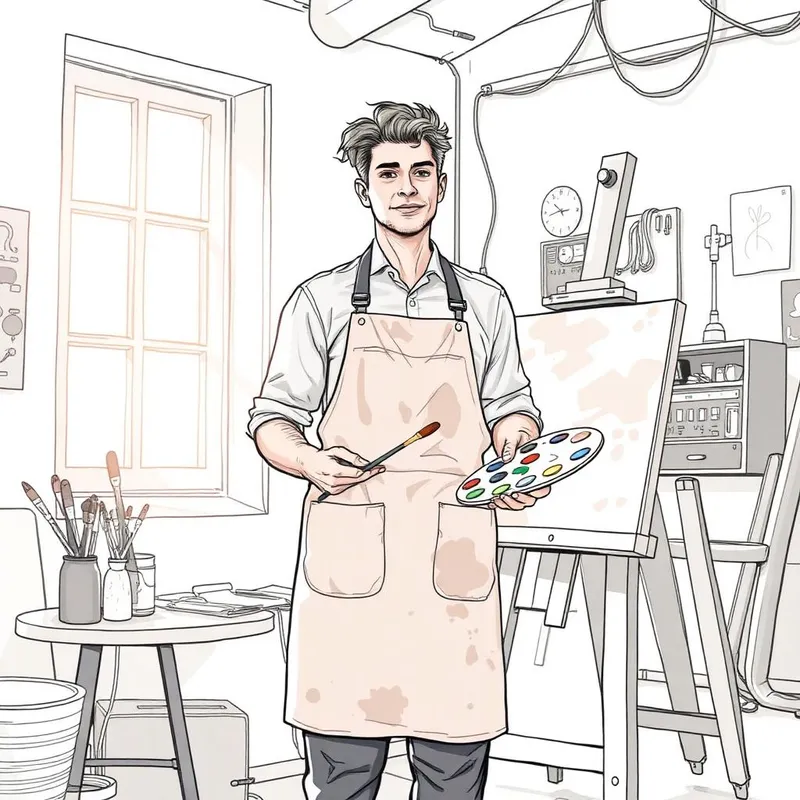
#> input picture attached_assets/IMG_0691_1766880050020.webp, 800 x 800 px
$ python -i extract_tokens.py   (imports and definitions only)   (older library calls are emulated)
#> lines starting #> are read from the running program, lines starting #| are printed output that depends on the picture
#> further down, picture is the input picture: shape (800, 800, 3); mean B, G, R 221.9, 224.8, 228.4
#!/usr/bin/env python3
"""
Lightweight Design Token Extraction
W3C DTCG 2025.10 - Heuristic / CV-based
------------------------------------

Goals:
- Near-realtime (CPU only)
- Deterministic + explainable
- Suitable for Replit / serverless
- Produces design-token-ready primitives

Dependencies:
- opencv-python-headless
- numpy
- scipy
- coloraide

This file intentionally avoids:
- Deep learning
- Heavy OCR
- GPU dependencies
"""

import sys
import json
import base64
import time
import cv2
import numpy as np
from scipy.spatial.distance import cdist
from coloraide import Color
from concurrent.futures import ProcessPoolExecutor, as_completed
from functools import partial


# ------------------------------------------------------------
# Utility helpers
# ------------------------------------------------------------

def resize_for_speed(img, max_width=256):
    """
    Downscale image to reduce computation cost.
    UI screenshots retain structure at low resolutions.
    """
#> called with max_width = 512
    h, w = img.shape[:2]
#> h = 800; w = 800
    if w <= max_width:
        return img
    scale = max_width / w
#> scale = 0.64
    return cv2.resize(img, (int(w * scale), int(h * scale)))
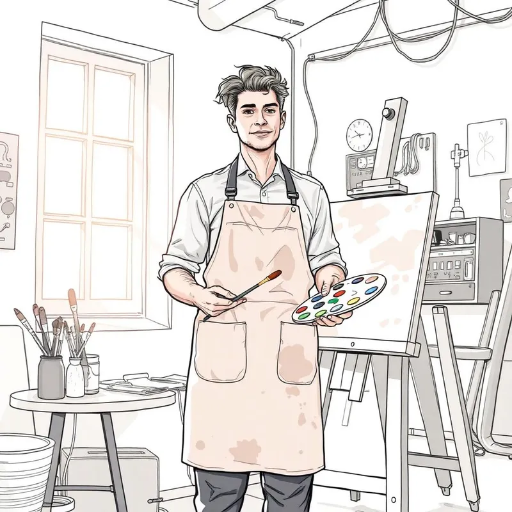
#> returned value: shape (512, 512, 3); mean of channels 0, 1, 2 221.9, 224.7, 228.4; drawn as B, G, R


# [673 lines left out: functions quantize_values, encode_image_base64, create_color_palette_visual, create_histogram_visual, _percentile_normalize, heuristic_depth and 12 more, not called in this run]


def extract_colors(img, k=15):
    """
    Extract dominant perceptual colors with enhanced metadata.

    Returns 10 colors with:
    - OKLCH color values
    - RGB/Hex representations
    - Coverage (weight) percentage
    - Confidence score (cluster cohesion)
    - Inferred UI role
    - Warmth score (0-100)
    - Saturation label
    - Best contrast partner for text pairing

    Strategy:
    - Downscale for speed
    - K-means clustering in RGB with weighted importance
    - Convert to OKLCH for perceptual accuracy
    - Deduplicate by Delta-E distance
    - Balance palette across luminance ranges
    - Analyze harmony relationships
    - Calculate WCAG contrast ratios
    - Determine color temperature
    """
#> called with k = 15
    img_small = resize_for_speed(img)
#> call 2 of resize_for_speed, with max_width = 256
#> in resize_for_speed (call 2), `return cv2.resize(img, (int(w * scale), int(h * scale)))`:
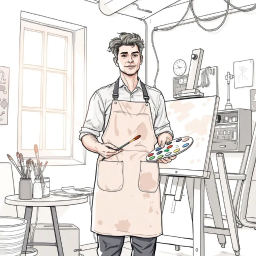
#> returned value: shape (256, 256, 3); mean of channels 0, 1, 2 222, 224.8, 228.5; drawn as B, G, R
    pixels = img_small.reshape(-1, 3).astype(np.float32)

    compactness, labels, centers = cv2.kmeans(
        pixels,
        k,
        None,
        (cv2.TERM_CRITERIA_EPS + cv2.TERM_CRITERIA_MAX_ITER, 20, 0.5),
        5,
        cv2.KMEANS_PP_CENTERS
    )
#> compactness = 3422820.9; centers = 15 rows, first 8: [254, 254.5, 254.6], [158, 160.4, 163.3], [196.3, 208.6, 233.1], [76.18, 76.44, 80.44], [224.5, 234.6, 249.7], [41.54, 41.6, 45.73], [187.5, 191, 195.6], [172.5, 175.6, 179.3]

    counts = np.bincount(labels.flatten())
#> counts = [28225, 2343, 1333, 741, 6777, 397, 2936, 2232, 1726, 3629, 3305, 989, 5683, 1788, 3432]
    total_pixels = np.sum(counts)
#> total_pixels = 65536

    cluster_data = []
    for idx in range(len(centers)):
        c = centers[idx]
        weight = counts[idx] / total_pixels
        col = Color(f"rgb({int(c[2])},{int(c[1])},{int(c[0])})").convert("oklch")
        confidence = calculate_cluster_confidence(labels, idx, centers)
        cluster_data.append({
            'color': col,
            'weight': weight,
            'luminance': col['l'],
            'chroma': col['c'],
            'confidence': confidence,
            'rgb': (int(c[2]), int(c[1]), int(c[0]))
        })
#> this loop made 1 pass
#> (c, weight) on pass 1: ([254, 254.5, 254.6], 0.431)
#> after the loop, cluster_data = []

    cluster_data.sort(key=lambda x: -x['weight'])

    unique = []
    delta_threshold = 3.5
    for cd in cluster_data:
        c = cd['color']
        is_unique = True
        for existing in unique:
            if c.delta_e(existing['color']) < delta_threshold:
                is_unique = False
                break
        if is_unique:
            unique.append(cd)

    dark = [c for c in unique if c['luminance'] < 0.35]
    mid = [c for c in unique if 0.35 <= c['luminance'] < 0.7]
    light = [c for c in unique if c['luminance'] >= 0.7]

    balanced = []
    dark.sort(key=lambda x: -x['weight'])
    mid.sort(key=lambda x: -x['weight'])
    light.sort(key=lambda x: -x['weight'])

    balanced.extend(dark[:4])
    balanced.extend(mid[:4])
    balanced.extend(light[:3])

    if len(balanced) < 10:
        remaining = [c for c in unique if c not in balanced]
        remaining.sort(key=lambda x: -x['weight'])
        balanced.extend(remaining[:10 - len(balanced)])

    if len(balanced) < 10 and len(cluster_data) > 0:
        for cd in cluster_data:
            if cd not in balanced:
                balanced.append(cd)
            if len(balanced) >= 10:
                break

    balanced.sort(key=lambda x: -x['weight'])
    final_colors = balanced[:min(10, len(balanced))]

    colors_only = [c['color'] for c in final_colors]
    harmony = analyze_color_harmony(colors_only)
    contrasts = analyze_contrast_pairs(colors_only)
    temperature = analyze_color_temperature(colors_only)

    result = []
    for i, cd in enumerate(final_colors):
        c = cd['color']
        hue = c['h']
        if hue is None or (isinstance(hue, float) and np.isnan(hue)):
            hue = 0

        rgb_col = c.convert("srgb", fit=True)
        r, g, b = [max(0, min(255, int(round(x * 255)))) for x in rgb_col.coords()]
        hex_color = f"#{r:02x}{g:02x}{b:02x}"

        role = infer_color_role(
            cd['luminance'],
            cd['chroma'],
            cd['weight'],
            i,
            len(final_colors)
        )

        contrast_partner = find_best_contrast_partner(cd, final_colors)

        result.append({
            "space": "oklch",
            "l": round(c['l'], 3),
            "c": round(c['c'], 3),
            "h": round(hue, 1),
            "hex": hex_color,
            "rgb": cd['rgb'],
            "coverage": round(cd['weight'] * 100, 1),
            "confidence": round(cd['confidence'], 2),
            "role": role,
            "warmth": calculate_warmth(hue),
            "saturation": get_saturation_label(cd['chroma']),
            "contrastPartner": contrast_partner
        })

    return {
        "colors": result,
        "analysis": {
            "harmony": harmony,
            "contrast": contrasts,
            "temperature": temperature
        }
    }


# ------------------------------------------------------------
# Spacing Tokens
# ------------------------------------------------------------

# [279 lines left out: functions extract_spacing, extract_border_radius, extract_grid, extract_shadows, extract_strokes, _run_extractor, not called in this run]


# ------------------------------------------------------------
# Master extractor
# ------------------------------------------------------------

def extract_design_tokens_sequential(img):
    """
    Sequential extraction pass (fallback).
    """
    img_resized = resize_for_speed(img, 512)

    color_result = extract_colors(img_resized)

    return {
        "color": color_result["colors"],
        "colorAnalysis": color_result["analysis"],
        "spacing": extract_spacing(img_resized),
        "borderRadius": extract_border_radius(img_resized),
        "grid": extract_grid(img_resized),
        "elevation": extract_shadows(img_resized),
        "strokeWidth": extract_strokes(img_resized),
        "meta": {
            "method": "heuristic-cv",
            "confidence": "medium-high",
            "realtimeSafe": True,
            "parallel": False
        }
    }


# [693 lines left out: functions extract_design_tokens_parallel, extract_design_tokens, extract_colors_with_debug, extract_spacing_with_debug, extract_border_radius_with_debug, extract_grid_with_debug and 6 more, not called in this run]


class NumpyEncoder(json.JSONEncoder):
    """Custom JSON encoder that handles numpy types."""
    # [44 lines left out: functions default, main, not called in this run]


# [2 lines not run here, left out]

>>> import cv2
>>> picture = cv2.imread('../../attached_assets/IMG_0691_1766880050020.webp')
#> (the run stopped early here; a loop or call above may not have finished)

$ run again, on attached_assets/IMG_0693_1766880050020.webp
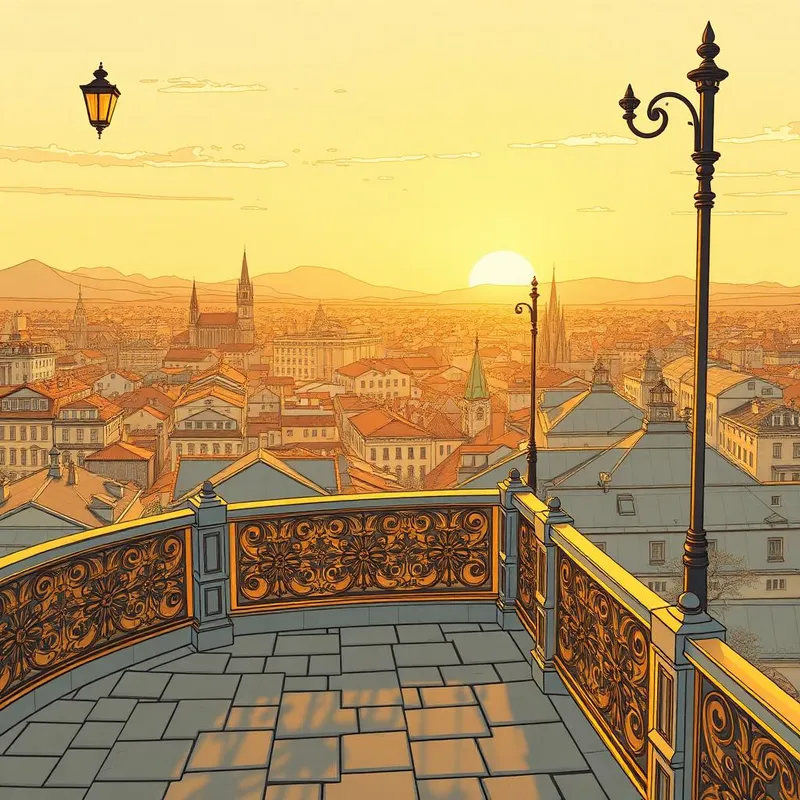
#> input picture attached_assets/IMG_0693_1766880050020.webp, 800 x 800 px
#> picture is the input picture: shape (800, 800, 3); mean B, G, R 97.1, 155.4, 184.8
#> in resize_for_speed (call 2), `return cv2.resize(img, (int(w * scale), int(h * scale)))`:
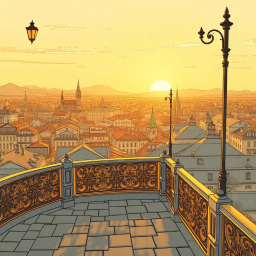
#> returned value: shape (256, 256, 3); mean of channels 0, 1, 2 97.2, 155.4, 184.8; drawn as B, G, R
#> compactness = 13910314.2; centers = 15 rows, first 8: [72.77, 166.3, 234.2], [134.1, 234, 252.5], [105.7, 117.5, 116.4], [61.42, 71.38, 75.88], [48.5, 93.35, 144.4], [83.81, 122.1, 152.6], [36.52, 65.72, 106.3], [52.94, 114.7, 184.4]
#> counts = [3527, 11990, 6472, 2004, 2982, 2290, 3191, 3948, 9974, 1813, 3649, 3858, 2344, 3872, 3622]
#> total_pixels = 65536
#> the loop in extract_colors, `for idx in range(len(centers)):` made 1 pass
#> (c, weight) on pass 1: ([72.77, 166.3, 234.2], 0.0538)
#> after the loop in extract_colors, `for idx in range(len(centers)):`: cluster_data = []
